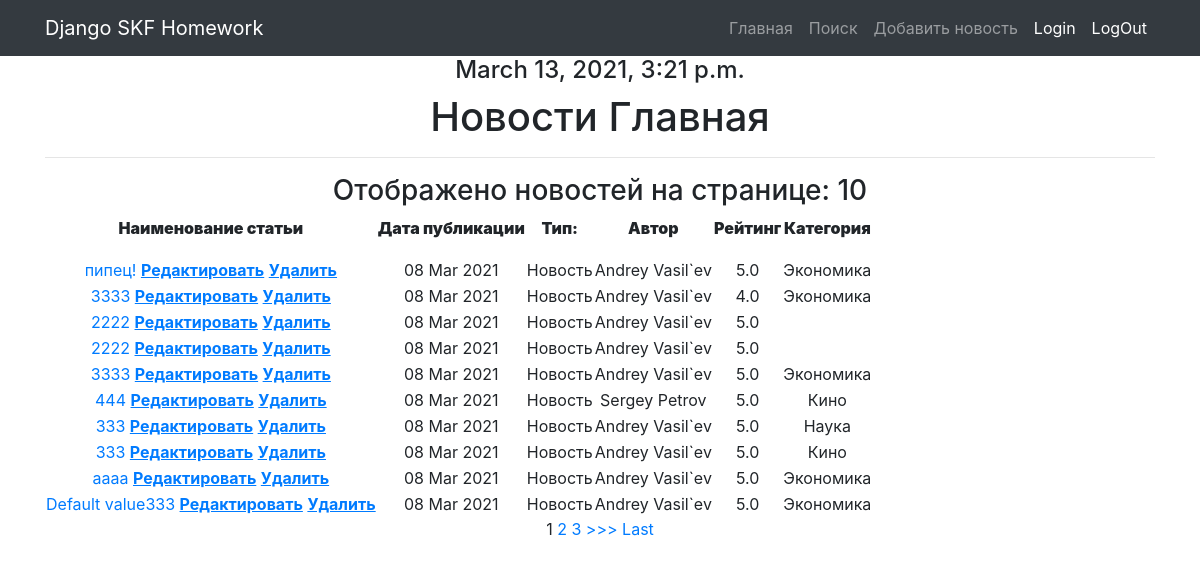
The page /news/ on the database as committed earlier.
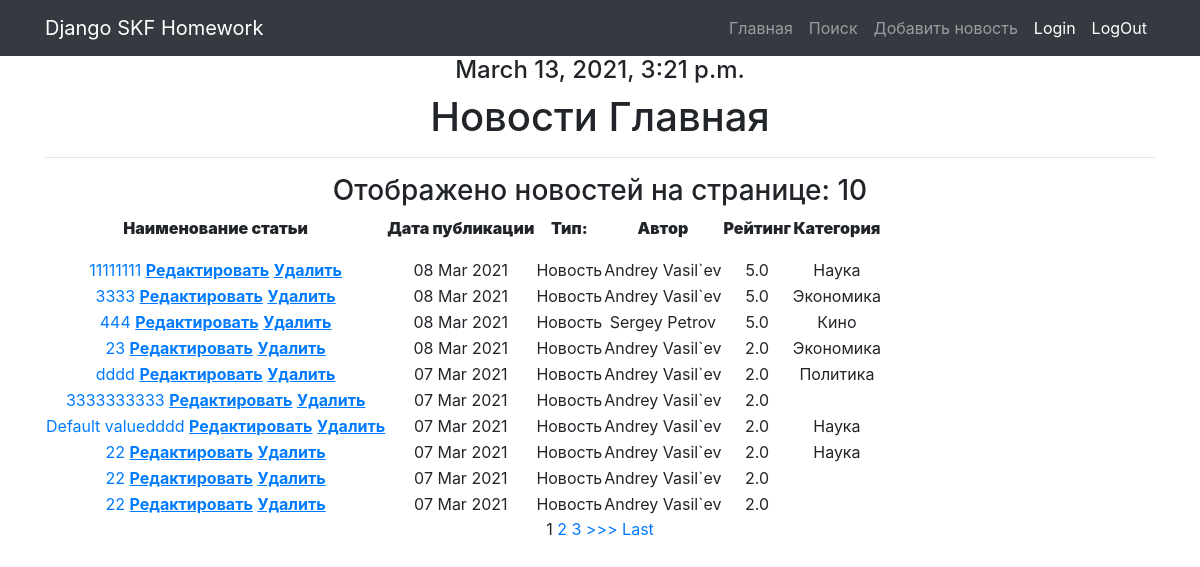
The same page on the database as committed later.
### news/models.py (models this page shows, shortened)
class Post(models.Model):
    post_datetime = models.DateTimeField(auto_now_add = True)
    post_title = models.CharField(max_length = 64, default = "Default value")
    article_text = models.TextField()
    rating_article = models.FloatField(default = 0.0)
    article = 'AR'
    news = 'NE'
    POSITIONS = [
    (article, 'Статья'),
    (news, 'Новость'),
]
    position = models.CharField(max_length = 2, choices = POSITIONS, default = news)
    author_post = models.ForeignKey(Author, on_delete=models.CASCADE)
    post_category = models.ManyToManyField(Category, through = 'PostCategory')
    def typeNews(self):
        choice = self.position
        if choice == 'AR':
            pos = 'Статья'
        else:
            pos = 'Новость'
        return pos

class Author(models.Model):
    rating_user = models.FloatField(default = 0.0)
    author_user = models.OneToOneField(User, on_delete=models.CASCADE)
    def __str__(self):
        return self.author_user.username

class Category(models.Model):
    title_category = models.CharField(max_length = 64, unique = True)
    subscribers = models.ManyToManyField(settings.AUTH_USER_MODEL, through='CategorySubscribers', verbose_name='Подписчики')
    def __str__(self):
        return self.title_category

### news/views.py (the view)
# urls.py: path('', PostList.as_view()), # т.к. сам по себе это класс, то нам надо представить этот класс в виде view. Для этого вызываем метод as_view
class PostList(ListView):
    model = Post  # указываем модель, объекты которой мы будем выводить
    template_name = 'news.html'  # указываем имя шаблона, в котором будет лежать html, в котором будут все инструкции о том, как именно пользователю должны вывестись наши объекты
    context_object_name = 'posts'  # это имя списка, в котором будут лежать все объекты, его надо указать, чтобы обратиться к самому списку объектов через html-шаблон
    queryset = Post.objects.order_by('-post_datetime')  #сортируем по уменьшению
    paginate_by = 10
    def get_context_data(self, **kwargs):
        context = super().get_context_data(**kwargs)
        id = self.kwargs.get('pk')
        context['time_now'] = datetime.now()
        context['logged_user'] = self.request.user.username  # это, чтобы в шаблоне показывать вместо логина имя залогиненного
        return context

### news/templatetags/custom_filters.py (called while the page is built)
@register.filter(name='censor')
def censor(value):
    censored_text = ""
    operate_text = value.split(' ')
    rude_words = ["сука", "блять", "нахуй", "мудак"]
    for word in operate_text:
        if word in rude_words:
            censored_text += "МАТ" + " "
        else:
            censored_text += word + " "
    return str(censored_text)

### news/templates/news.html (shortened to what this page needs)
{% extends 'default.html' %}
{% load custom_filters %}
{% block content %}
<h4> {{ time_now }} </h4>
    <h1>Новости Главная</h1>
    <HR WIDTH="100%" ALIGN="center" SIZE="5">
    <h3> Отображено новостей на странице: {{ posts|length  }} </h3>
    <table>
    <thead>
        <th>
            <p style="text-align: center;"><strong>Наименование статьи</strong></p>
        </th>
        <th>
            <p style="text-align: center;"><strong>Дата публикации</strong></p>
        </th>
        <th>
            <p style="text-align: center;"><strong>Тип: </strong></p>
        </th>
        <th>
            <p style="text-align: center;"><strong>Автор </strong></p>
        </th>
        <th>
            <p style="text-align: center;"><strong>Рейтинг </strong></p>
        </th>
        <th>
            <p style="text-align: center;"><strong>Категория </strong></p>
        </th>
    </thead>
    {% for post in posts %}
    <tr>
        <td>
            <a href="{% url 'news_detail' post.id %}">{{ post.post_title|truncatewords:7 |censor}}</a>
            <a href="{% url 'post_update' post.id %}"><u><strong>Редактировать</strong></u></a>
            <a href="{% url 'post_delete' post.id %}"><u><strong>Удалить</strong> </u></a>
        </td>
        <td>
            {{post.post_datetime|date:'d M Y'}}
        </td>
        <td>
            {{post.typeNews }}
        </td>
        <td>
            {{post.author_post }}
        </td>
        <td>
            {{post.rating_article }}
        </td>
        <td>
            {% for cat in post.post_category.all %}
                {{cat }}
            {% endfor %}
        </td>
    </tr>
    {% endfor %}
</table>
{% if is_paginated %}
    {% for num in page_obj.paginator.page_range %}
        {% if page_obj.number == num %}
            <a>{{ num }}</a>
        {% elif num > page_obj.number|add:'-3' and num < page_obj.number|add:'3' %}
            <a href="?page={{ num }}">{{ num }}</a>
        {% endif %}
    {% endfor %}
    {% if page_obj.has_next %}
        <a href="?page={{ page_obj.next_page_number }}">>>></a>
        <a href="?page={{ page_obj.paginator.num_pages }}">Last</a>
    {% endif %}
    {% endif %}
{% endblock content %}

Rows that differ between the two databases and show on the page:
removed Post: post_title|censor "пипец!", post_datetime "08 Mar 2021", typeNews "Новость", author_post "Andrey Vasil`ev", rating_article "5.0", Category (title_category "Экономика")
removed Post: post_title|censor "3333", post_datetime "08 Mar 2021", typeNews "Новость", author_post "Andrey Vasil`ev", rating_article "4.0", Category (title_category "Экономика")
removed Post: post_title|censor "2222", post_datetime "08 Mar 2021", typeNews "Новость", author_post "Andrey Vasil`ev", rating_article "5.0"
removed Post: post_title|censor "2222", post_datetime "08 Mar 2021", typeNews "Новость", author_post "Andrey Vasil`ev", rating_article "5.0"
removed Post: post_title|censor "333", post_datetime "08 Mar 2021", typeNews "Новость", author_post "Andrey Vasil`ev", rating_article "5.0", Category (title_category "Наука")
removed Post: post_title|censor "333", post_datetime "08 Mar 2021", typeNews "Новость", author_post "Andrey Vasil`ev", rating_article "5.0", Category (title_category "Кино")
removed Post: post_title|censor "aaaa", post_datetime "08 Mar 2021", typeNews "Новость", author_post "Andrey Vasil`ev", rating_article "5.0", Category (title_category "Экономика")
removed Post: post_title|censor "Default value333", post_datetime "08 Mar 2021", typeNews "Новость", author_post "Andrey Vasil`ev", rating_article "5.0", Category (title_category "Экономика")
added Post: post_title|censor "11111111", post_datetime "08 Mar 2021", typeNews "Новость", author_post "Andrey Vasil`ev", rating_article "5.0", Category (title_category "Наука")
now on this page (row unchanged): Post: post_title|censor "23", post_datetime "08 Mar 2021", typeNews "Новость", author_post "Andrey Vasil`ev", rating_article "2.0", Category (title_category "Экономика")
now on this page (row unchanged): Post: post_title|censor "dddd", post_datetime "07 Mar 2021", typeNews "Новость", author_post "Andrey Vasil`ev", rating_article "2.0"
now on this page (row unchanged): Category: title_category "Политика", shown under "dddd"
now on this page (row unchanged): Post: post_title|censor "3333333333", post_datetime "07 Mar 2021", typeNews "Новость", author_post "Andrey Vasil`ev", rating_article "2.0"
now on this page (row unchanged): Post: post_title|censor "Default valuedddd", post_datetime "07 Mar 2021", typeNews "Новость", author_post "Andrey Vasil`ev", rating_article "2.0", Category (title_category "Наука")
now on this page (row unchanged): Post: post_title|censor "22", post_datetime "07 Mar 2021", typeNews "Новость", author_post "Andrey Vasil`ev", rating_article "2.0", Category (title_category "Наука")
now on this page (row unchanged): Post: post_title|censor "22", post_datetime "07 Mar 2021", typeNews "Новость", author_post "Andrey Vasil`ev", rating_article "2.0"
now on this page (row unchanged): Post: post_title|censor "22", post_datetime "07 Mar 2021", typeNews "Новость", author_post "Andrey Vasil`ev", rating_article "2.0"
